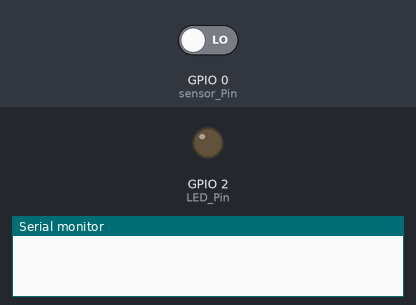
Bench run of a sketch on a simulated ESP32. Parts: output pins drawn as LEDs (lit = HIGH), the last lines printed to the serial monitor. Inputs (shaded band) come from the test bench; at power-on: GPIO 0 (sensor_Pin) LOW. WiFi joins after 1.5 s; servers stay silent unless stated; uploads are accepted with an empty reply.

Above: at 0.0 s.
At 2.6 s:
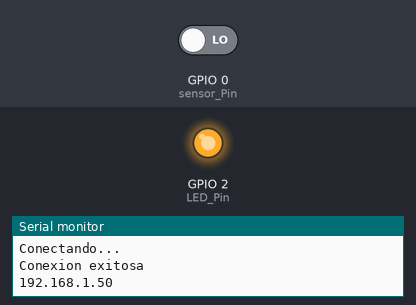
Timing chart, 0 to 4.1 s (numbered marks = the images above):
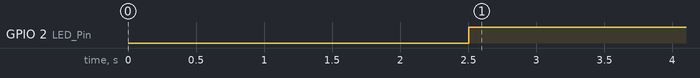

The sketch:

Sensor.ino
```cpp
#include <WiFi.h>
#include <WiFiClient.h>
#include <WiFiServer.h>
#include <WiFiUdp.h>

int sensor_Pin = 0, LED_Pin = 2;  // Pin 2 de Arduino conectado a la salida del sensor
int D = 0, O = 0, ID = 6;
bool guardarestado, estadoanterior = false;

#define WIFI_SSID "sele"  // Nombre de la red a conectarse
#define WIFI_PASSWORD "aqaf1682"           // Contraseña de la red
//#define WIFI_SSID "Personal-E78"
//#define WIFI_PASSWORD "COE2953E78"
void conectarWiFi() {
  delay(1000);
  WiFi.begin(WIFI_SSID, WIFI_PASSWORD);
  Serial.print("Conectando a Wi-Fi");
  while (WiFi.status() != WL_CONNECTED) {
    Serial.println("Conectando...");
    delay(300);
  }
  Serial.println();
  Serial.println("Conexion exitosa");
  Serial.println(WiFi.localIP());
  Serial.println();
}

void setup() {
  Serial.begin(115200);
  pinMode(sensor_Pin, INPUT);
  pinMode(LED_Pin, OUTPUT);
  conectarWiFi();
}

void loop() {
  while (D < 5 && O < 5) {
    if (digitalRead(sensor_Pin) == 1) {
      O = 0;
      D++;
      digitalWrite(LED_Pin,LOW);
    } else {
      D = 0;
      O++;
      digitalWrite(LED_Pin,HIGH);
    }
    delay(500);
  }
  if (D >= 5) {
    guardarestado = false;
    D = 0;
  } else {
    guardarestado = true;
    O = 0;
  }
  Serial.print("Estado:");
  Serial.println(guardarestado);

  if (estadoanterior != guardarestado) {
    estadoanterior = guardarestado;
    enviarEstado(guardarestado);  //Envia el estado a django para modificarlo
  }
}

void enviarEstado(bool estado) {
  WiFiClient client;

  String url = "/actualizar_estado/";

  // Construye la cadena de datos para el cuerpo del POST
  String postData = "id=" + String(ID) + "&estado=" + String(estado ? "1" : "0");

  if (client.connect("172.29.82.119", 8000)) {
    // Envía la solicitud HTTP POST
    client.println("POST " + url + " HTTP/1.1");
    client.println("Host: 172.29.82.119");
    client.println("Content-Type: application/x-www-form-urlencoded");
    client.println("Content-Length: " + String(postData.length()));
    client.println();
    client.println(postData);

    while (client.connected() && !client.available()) delay(1);

    while (client.connected() || client.available()) {
      char c = client.read();
      Serial.write(c);
    }
    client.stop();
  } else {
    Serial.println("Error en la conexión");
  }
}
```

Measured:
- by itself, GPIO 2 (LED_Pin): LOW → HIGH at 2.5 s
